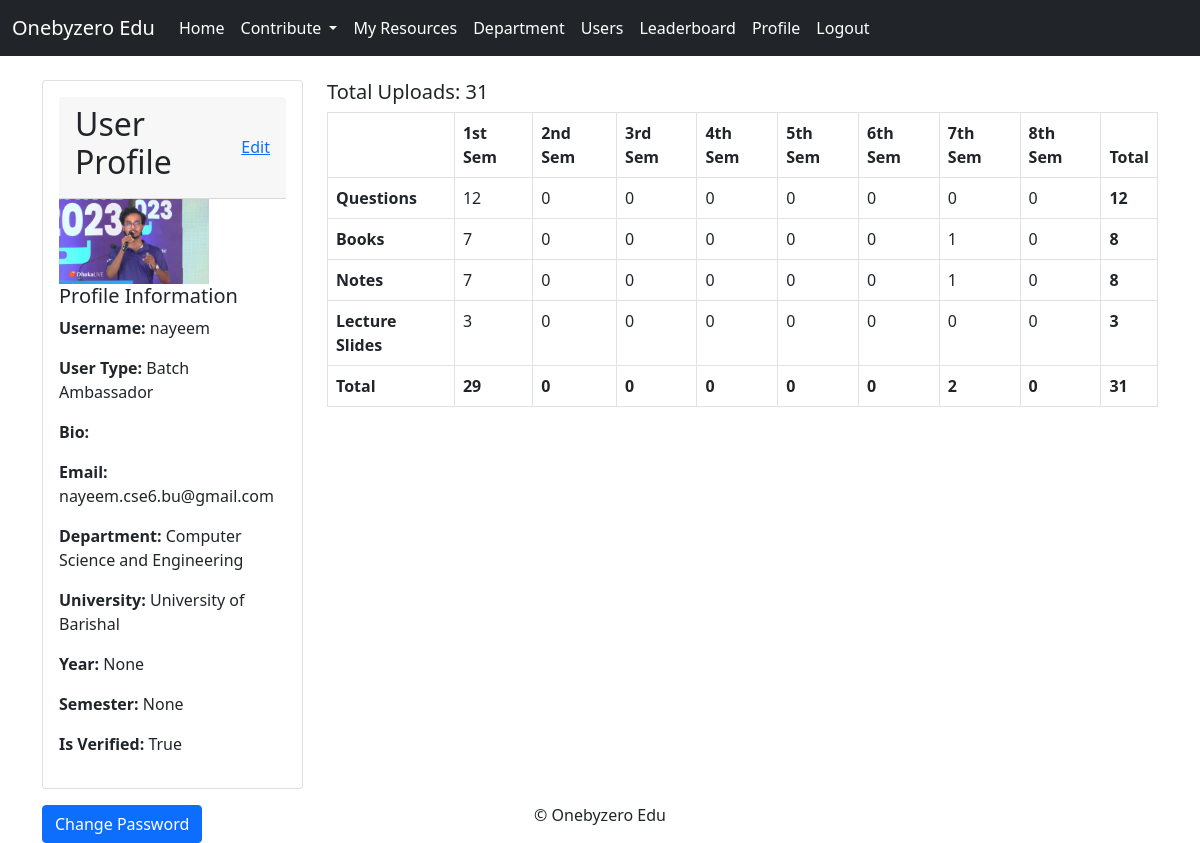
The page /account/my_profile/ (signed in) on the database as committed earlier.
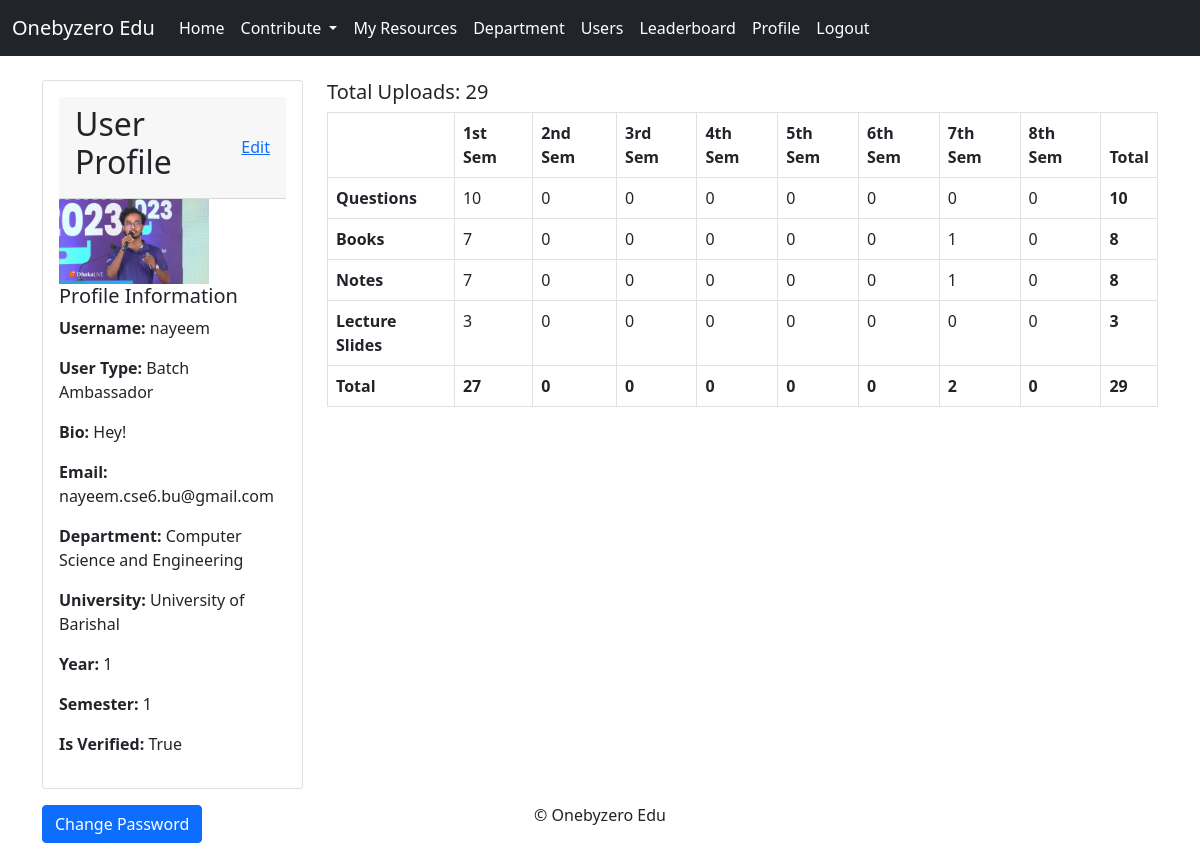
The same page on the database as committed later.
### account/models.py (models this page shows)
class Profile(models.Model):
    USER_TYPE_CHOICES = (
        ('student', 'Student'),
        ('batch_ambassador', 'Batch Ambassador'),
        ('departmental_ambassador', 'Departmental Ambassador'),
        ('university_ambassador', 'University Ambassador'),
        ('admin', 'Admin'),
    )
    user = models.OneToOneField(User, on_delete=models.CASCADE)
    user_type = models.CharField(max_length=100, choices=USER_TYPE_CHOICES, default='student')
    bio = models.TextField(blank=True)
    fullname = models.CharField(max_length=100, blank=True)
    nickname = models.CharField(max_length=100, blank=True)
    profile_image = models.ImageField(upload_to='profile_images/', blank=True, null=True)
    email = models.EmailField(max_length=254, blank=True)
    university = models.ForeignKey('study.University', on_delete=models.CASCADE, blank=True, null=True)
    department = models.ForeignKey('study.Department', on_delete=models.CASCADE, blank=True, null=True)
    year = models.PositiveIntegerField(blank=True, null=True)
    semester = models.PositiveIntegerField(blank=True, null=True)
    is_verified = models.BooleanField(default=False)

### study/models.py (models this page shows)
class Department(models.Model):
    name = models.CharField(max_length=100)
    university = models.ForeignKey(University, on_delete=models.CASCADE)
    ambassadors = models.ManyToManyField(User, blank=True)
    def __str__(self):
        return f'{self.name}'

class University(models.Model):
    name = models.CharField(max_length=100)
    def __str__(self):
        return f'{self.name}'

### account/views.py (the view)
# urls.py: path('my_profile/', views.my_profile, name='my_profile'),
@login_required
def my_profile(request):
    user = request.user
    try:
        profile = Profile.objects.get(user=user)  # Retrieve the user's profile
    except Profile.DoesNotExist:
        profile = Profile(user=user)
        profile.save()
        return redirect('my_profile')
    context = {
        'profile': profile
    }
    return render(request, 'profile/my_profile.html', context)

### study/context_processors/view_profile_context_processors.py (called while the page is built, shortened)
def view_profile_contributions(request):
    user_id = request.GET.get('user_id')
    print(f'user_idddddddddddddddd', user_id)
    if user_id:
        user = get_object_or_404(User, user_id=user_id)
        return {'user': user}
    else:
        return {}

### account/templates/profile/my_profile.html (shortened to what this page needs)
{% extends "base.html" %}
{% block content %}
<div class="container mt-4">
    <div class="row">
        <div class="col-md-3">
            <div class="card">
                <div class="card-body">
                    <div class="card-header d-flex justify-content-between align-items-center">
                        <h2>User Profile</h2>
                        <a href="{% url 'edit_profile' %}">
                             Edit
                        </a>
                    </div>
                    <div class="profile-section">
                        {% if profile.profile_image %}
                        <div class="profile-image-container">
                            <img src="{{ profile.profile_image.url }}" alt="Profile Image" class="profile-image" style="width: 150px;">
                        </div>
                        {% endif %}
                        <div class="profile-details">
                            <h5 class="card-title">Profile Information</h5>
                            <p><strong>Username:</strong> {{ profile.user.username }}</p>
                            <p><strong>User Type:</strong> {{ profile.get_user_type_display }}</p>
                            <p><strong>Bio:</strong> {{ profile.bio }}</p>
                            <p><strong>Email:</strong> {{ profile.email }}</p>
                            <p><strong>Department:</strong> {{ profile.department }}</p>
                            <p><strong>University:</strong> {{ profile.university }}</p>
                            <p><strong>Year:</strong> {{ profile.year }}</p>
                            <p><strong>Semester:</strong> {{ profile.semester }}</p>
                            <p><strong>Is Verified: </strong>{{ profile.is_verified }}</p>
                        </div>
                    </div>
                </div>
            </div>
            <div class="mt-3">
                <a href="#" class="btn btn-primary">Change Password</a>
            </div>
        </div>
        <div class="col-md-9">
            <h5>Total Uploads: {{total_uploads}}</h5>
            <table class="table table-bordered">
                <thead>
                  <tr>
                    <th scope="col"></th>
                    <th scope="col">1st Sem</th>
                    <th scope="col">2nd Sem</th>
                    <th scope="col">3rd Sem</th>
                    <th scope="col">4th Sem</th>
                    <th scope="col">5th Sem</th>
                    <th scope="col">6th Sem</th>
                    <th scope="col">7th Sem</th>
                    <th scope="col">8th Sem</th>
                    <th scope="col">Total</th>
                  </tr>
                </thead>
                <tbody>
                  <tr>
                    <th scope="row">Questions</th>
                    <td> {{ qs_sem1 }}</td>
                    <td>{{ qs_sem2 }}</td>
                    <td>{{ qs_sem3 }}</td>
                    <td>{{ qs_sem4 }}</td>
                    <td>{{ qs_sem5 }}</td>
                    <td>{{ qs_sem6 }}</td>
                    <td>{{ qs_sem7 }}</td>
                    <td>{{ qs_sem8 }}</td>
                   <td><strong>{{ qs_total }}</strong></td>
                  </tr>
                  <tr>
                    <th scope="row">Books</th>
                    <td>{{books_sem1}}</td>
                    <td>{{books_sem2}}</td>
                    <td>{{books_sem3}}</td>
                    <td>{{books_sem4}}</td>
                    <td>{{books_sem5}}</td>
                    <td>{{books_sem6}}</td>
                    <td>{{books_sem7}}</td>
                    <td>{{books_sem8}}</td>
                    <td><strong>{{books_total}}</strong></td>
                  </tr>
                  <tr>
                    <th scope="row">Notes</th>
                    <td>{{notes_sem1}}</td>
                    <td>{{notes_sem2}}</td>
                    <td>{{notes_sem3}}</td>
                    <td>{{notes_sem4}}</td>
                    <td>{{notes_sem5}}</td>
                    <td>{{notes_sem6}}</td>
                    <td>{{notes_sem7}}</td>
                    <td>{{notes_sem8}}</td>
                    <td><strong>{{notes_total}}</strong></td>
                  </tr>
                  <tr>
                    <th scope="row">Lecture Slides</th>
                    <td>{{lectures_sem1}}</td>
                    <td>{{lectures_sem2}}</td>
                    <td>{{lectures_sem3}}</td>
                    <td>{{lectures_sem4}}</td>
                    <td>{{lectures_sem5}}</td>
                    <td>{{lectures_sem6}}</td>
                    <td>{{lectures_sem7}}</td>
                    <td>{{lectures_sem8}}</td>
                    <td><strong>{{lectures_total}}</strong></td>
                  </tr>
                <tr>
                    <th scope="row">Total</th>
                    <td><strong>{{all_sem1}}<strong/></td>
                    <td><strong>{{all_sem2}}<strong/></td>
                    <td><strong>{{all_sem3}}<strong/></td>
                    <td><strong>{{all_sem4}}<strong/></td>
                    <td><strong>{{all_sem5}}<strong/></td>
                    <td><strong>{{all_sem6}}<strong/></td>
                    <td><strong>{{all_sem7}}<strong/></td>
                    <td><strong>{{all_sem8}}<strong/></td>
                    <td><strong>{{total_uploads}}<strong/></td>
                  </tr>
                </tbody>
              </table>
        </div>
    </div>
</div>
{% endblock %}

### templates/base.html (shortened to what this page needs)
<!DOCTYPE html>
<html lang="en">
<head>
    <link href="https://cdn.jsdelivr.net/npm/bootstrap@5.0.2/dist/css/bootstrap.min.css" rel="stylesheet">
</head>
<body>
    <header>
        <nav class="navbar navbar-expand-lg navbar-dark bg-dark">
            <div class="container-fluid">
                <a class="navbar-brand" href="{% url 'home' %}">Onebyzero Edu</a>
                <div class="collapse navbar-collapse" id="navbarSupportedContent">
                    <ul class="navbar-nav me-auto mb-2 mb-lg-0">
                        <li class="nav-item">
                            <a class="nav-link active" aria-current="page" href="{% url 'home' %}">Home</a>
                        </li>
                {% if user.is_authenticated %}
                        <li class="nav-item dropdown">
                            <a class="nav-link active dropdown-toggle" href="#" id="navbarDropdown" role="button" data-bs-toggle="dropdown" aria-expanded="false">
                                Contribute
                            </a>
                        </li>
                {% endif %}
                {% if user.is_authenticated %}
                    {% if user.profile.department and user.profile.year and user.profile.semester %}
                        <li class="nav-item">
                            <a class="nav-link active" aria-current="page" href="{% url 'my_resources' user.profile.department.id user.profile.year user.profile.semester %}">My Resources</a>
                        </li>
                    {% else %}
                        <li class="nav-item">
                            <a class="nav-link active" aria-current="page" href="{% url 'my_resources_selection' %}">My Resources</a>
                        </li>
                    {% endif %}
                {% endif %}
                    {% if user.is_authenticated %}
                        <li class="nav-item">
                            <a class="nav-link active" aria-current="page" href="{% url 'my_department' 1 1 %}">Department</a>
                        </li>
                    {% endif %}
                    </ul>
                    <div class="collapse navbar-collapse" id="navbarNav">
                        <ul class="navbar-nav ml-auto">
                            {% if user.is_authenticated %}
                                <li class="nav-item">
                                    <a class="nav-link active" href="{% url 'user_list' %}">Users</a>
                                </li>
                                <li class="nav-item">
                                    <a class="nav-link active" href="{% url 'leaderboard' %}">Leaderboard</a>
                                </li>
                                <li class="nav-item">
                                    <a class="nav-link active" href="{% url 'my_profile' %}">Profile</a>
                                </li>
                                <li class="nav-item">
                                    <a class="nav-link active" href="{% url 'logout' %}">Logout</a>
                                </li>
                            {% endif %}
                        </ul>
                    </div>
                </div>
            </div>
        </nav>
    </header>
    <main>
        {% block content %}
        {% endblock %}
    </main>
    <footer class="fixed-bottom text-center">
        <p>&copy; Onebyzero Edu</p>
    </footer>
</body>
</html>

Rows that differ between the two databases and show on the page:
changed Profile "Batch Ambassador": bio (not shown) → "Hey!"; year "None" → "1"; semester "None" → "1"
Other text that changed with them:
{{ total_uploads }}: "31" → "29"
{{ qs_sem1 }}: "12" → "10"
{{ qs_total }}: "12" → "10"
{{ all_sem1 }}: "29" → "27"
